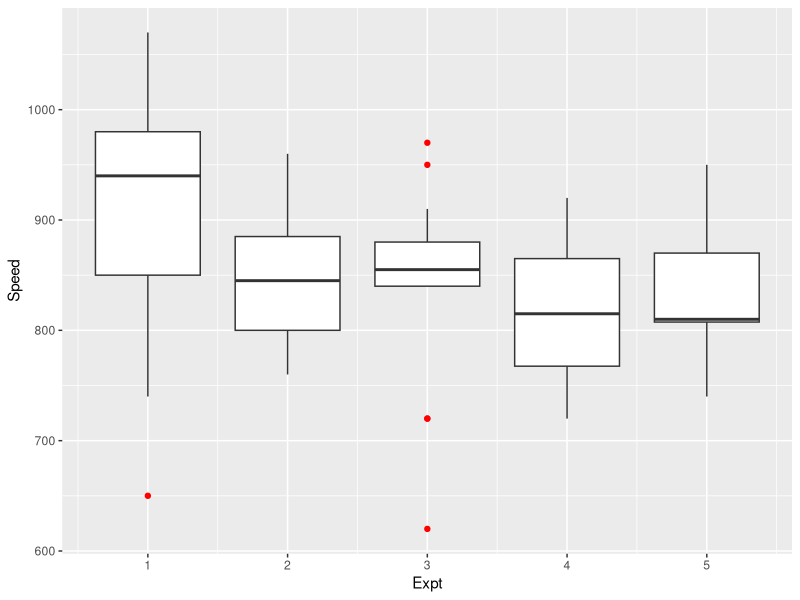
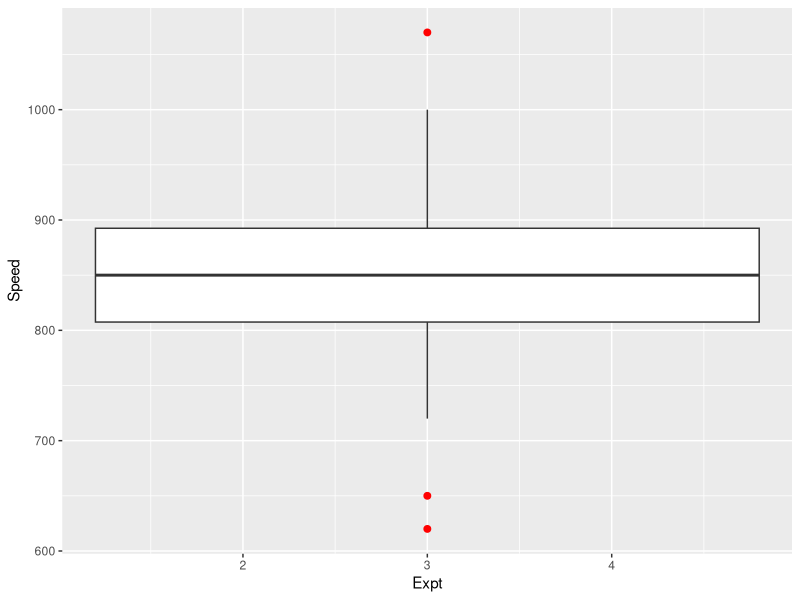
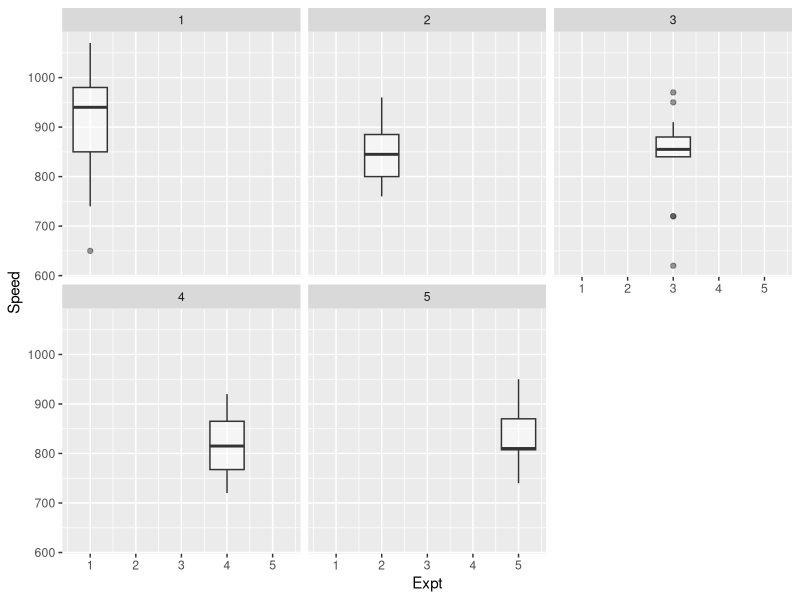
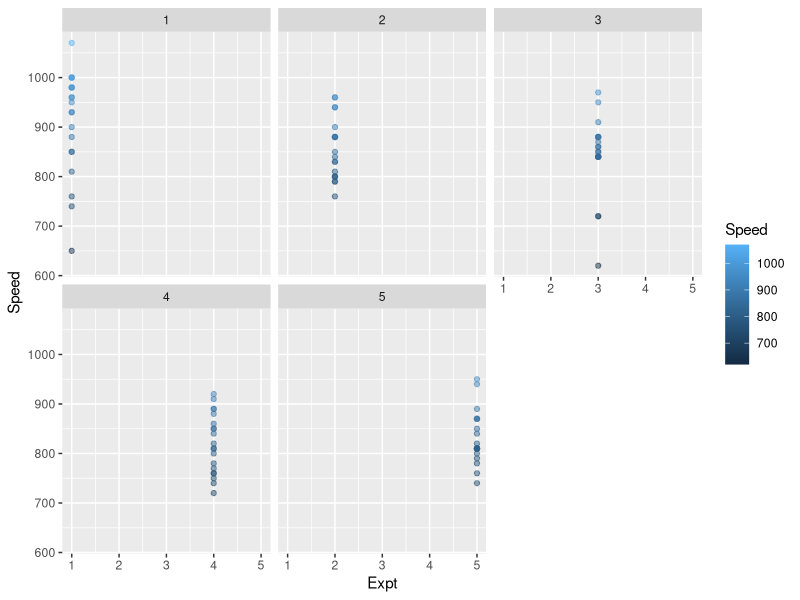
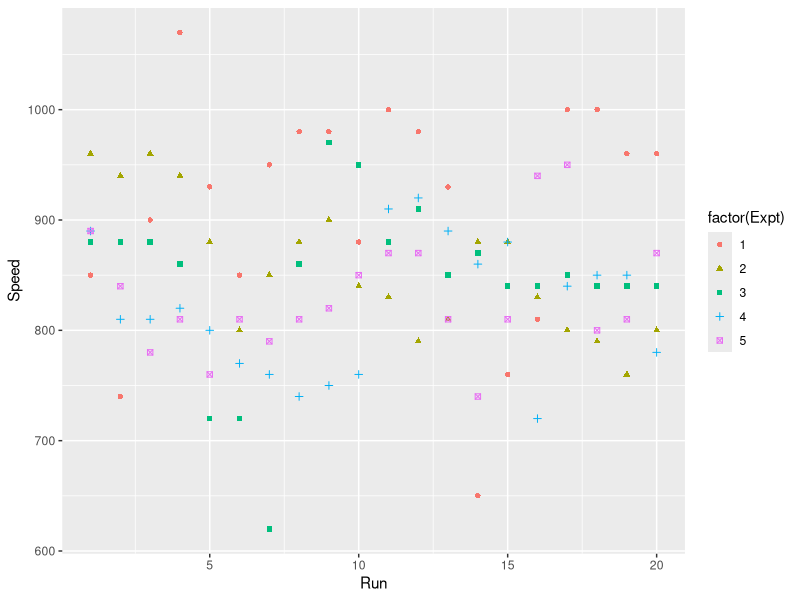
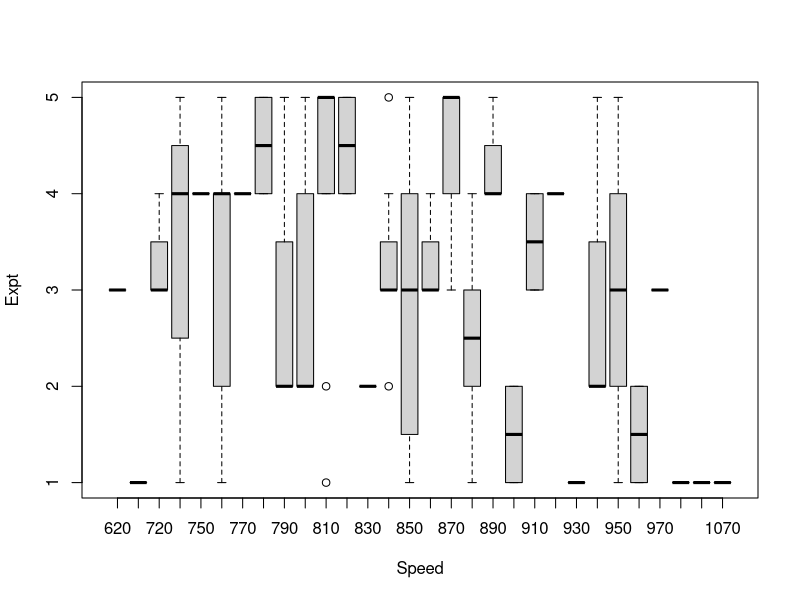
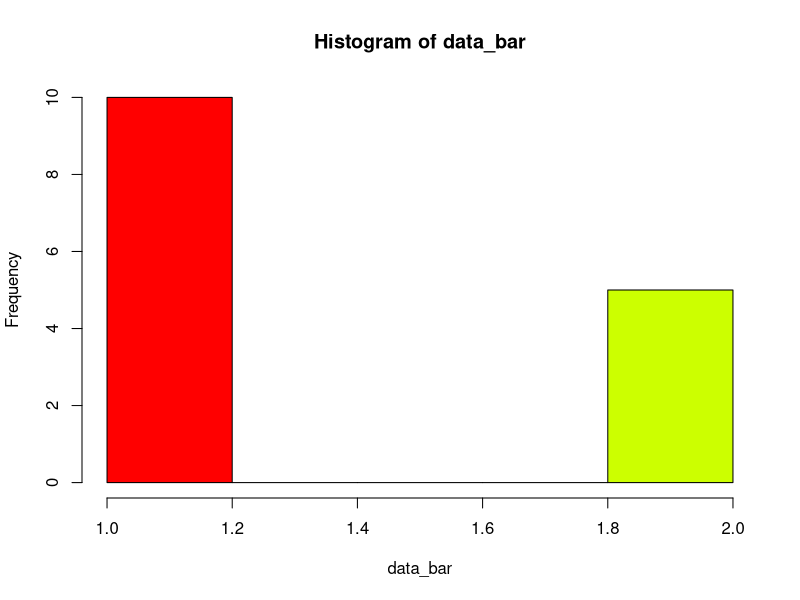
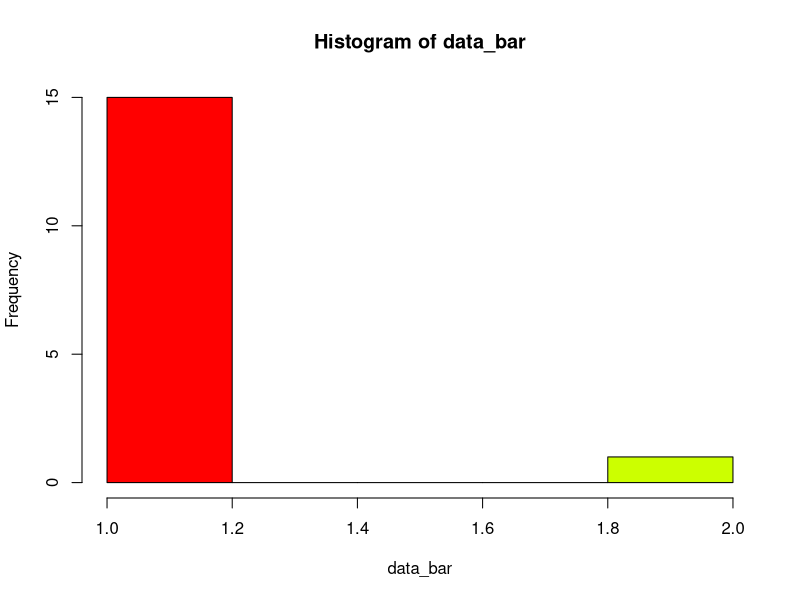

Here is the R script that generated these plots, in order:
## ---- chunk 1
knitr::opts_chunk$set(echo = TRUE)
## ---- chunk 2

library(readr)
library(dplyr)
library(ggplot2)
library(stringdist)

humans_names <- read_csv("humans-names.csv")
morley = read.table("morley.dat", header = TRUE)

## ---- chunk 3

morley = morley %>% group_by(Expt)

ggplot(morley, aes(x=Expt, y = Speed, group = Expt), names) +
  geom_boxplot(varwidth = TRUE, outlier.colour = "red")

ggplot(morley, aes(x=Expt, y = Speed), names) +
  geom_boxplot(outlier.colour = "red", outlier.size = 2) #+
  #geom_jitter()

## ---- chunk 4
ggplot(morley) + geom_boxplot(aes(Expt,Speed, group = Expt, color = Speed), 
    alpha = 0.5) + facet_wrap(~Expt)+scale_color_gradient()
ggplot(morley) + geom_point(aes(Expt,Speed, group = Expt, color = Speed), 
    alpha = 0.5) + facet_wrap(~Expt)+scale_color_gradient()

qplot(Run, Speed, colour = factor(Expt), shape = factor(Expt), data = morley)

#Boxplot
boxplot(Expt~Speed,data = morley)
## ---- chunk 5

oneway.test(Speed~Expt, data = morley, var.equal = TRUE)

Data <- morley%>%
  group_by(Expt) %>%
  filter(Speed <= quantile(Speed, 0.99), Speed >= quantile(Speed, 0.01))

oneway.test(Speed~Expt, data = Data, var.equal = TRUE)
## ---- chunk 6

names_count = humans_names %>% group_by(Name) %>% tally() %>% arrange(desc(n))

correct_names = names_count %>% filter(n>291) %>% ungroup() %>% select(-n)
typos = names_count %>% filter(n<=291) %>% ungroup() %>% select(-n)

#TESTING
#for(name in correct_names$Name) {
#  for(typo in typos$Name) {
#    if(stringdist(name, typo, method = "dl") < 3) {
#      print(paste(name, typo, sep = " "))
#    }
#  }
#}

typos_edited = typos %>% mutate(New_Name = case_when(
  stringdist("Marie", Name, method = "dl") < 3 ~ "Marie",
  stringdist("Joseph", Name, method = "dl") < 3 ~ "Joseph",
  stringdist("Robert", Name, method = "dl") < 3 ~ "Robert",
  stringdist("Linda", Name, method = "dl") < 3 ~ "Linda",
  stringdist("James", Name, method = "dl") < 3 ~ "James",
  stringdist("Susan", Name, method = "dl") < 3 ~ "Susan",
  stringdist("John", Name, method = "dl") < 3 ~ "John",
  stringdist("Richard", Name, method = "dl") < 3 ~ "Richard",
  stringdist("David", Name, method = "dl") < 3 ~ "David",
  stringdist("Patricia", Name, method = "dl") < 3 ~ "Patricia",
  stringdist("Michael", Name, method = "dl") < 3 ~ "Michael",
  stringdist("William", Name, method = "dl") < 3 ~ "William",
  stringdist("Mary", Name, method = "dl") < 3 ~ "Mary",
  stringdist("Jennifer", Name, method = "dl") < 3 ~ "Jennifer",
  stringdist("Jessica", Name, method = "dl") < 3 ~ "Jessica",
  stringdist("Barbara", Name, method = "dl") < 3 ~ "Barbara",
  stringdist("Elizabeth", Name, method = "dl") < 3 ~ "Elizabeth"
))

## ---- chunk 7

library(grid)
library(gridBase)

typos_edited = as.data.frame(typos_edited)
typos_edited$change = paste0(typos_edited$New_Name,"-", typos_edited$Name)

typos_edited$distance =  stringdist(typos_edited$New_Name, typos_edited$Name, method = "dl")

par(5,4)
name_set = unique(typos_edited$New_Name)

for(i in 1: 17){
typos_hist = typos_edited %>%dplyr::filter(.,typos_edited$New_Name==name_set [i])
data_bar = typos_hist$distance
names(data_bar) <- typos_hist$change
hist(data_bar,col=rainbow(20))
}
## ---- chunk 8
par(5,4)
for(i in 1: 17){
typos_hist = typos_edited %>%dplyr::filter(.,typos_edited$New_Name==name_set [i])
data_bar = typos_hist$distance
names(data_bar) <- typos_hist$change
barplot(data_bar, col=rainbow(20), names.arg=names(data_bar))

}
## ---- chunk 9

change_name = function(name, typo) {
  if(stringdist(name, typo, method - "dl") < 3) {
    typo = name
  }
  return(typo)
}
